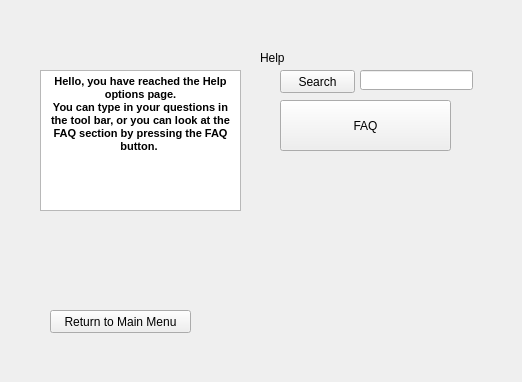
<?xml version="1.0" encoding="UTF-8"?>
<ui version="4.0">
 <class>HelpWindow</class>
 <widget class="QWidget" name="HelpWindow">
  <property name="geometry">
   <rect>
    <x>0</x>
    <y>0</y>
    <width>522</width>
    <height>382</height>
   </rect>
  </property>
  <property name="windowTitle">
   <string>Form</string>
  </property>
  <widget class="QStackedWidget" name="helpStackedWidget">
   <property name="geometry">
    <rect>
     <x>30</x>
     <y>30</y>
     <width>471</width>
     <height>321</height>
    </rect>
   </property>
   <property name="currentIndex">
    <number>0</number>
   </property>
   <widget class="QWidget" name="helpMainMenu">
    <widget class="QPushButton" name="pushButton">
     <property name="geometry">
      <rect>
       <x>20</x>
       <y>280</y>
       <width>141</width>
       <height>23</height>
      </rect>
     </property>
     <property name="text">
      <string>Return to Main Menu</string>
     </property>
    </widget>
    <widget class="QLabel" name="label">
     <property name="geometry">
      <rect>
       <x>230</x>
       <y>20</y>
       <width>81</width>
       <height>16</height>
      </rect>
     </property>
     <property name="text">
      <string>Help</string>
     </property>
    </widget>
    <widget class="QLineEdit" name="lineEdit">
     <property name="geometry">
      <rect>
       <x>330</x>
       <y>40</y>
       <width>113</width>
       <height>20</height>
      </rect>
     </property>
    </widget>
    <widget class="QPushButton" name="pushButton_2">
     <property name="geometry">
      <rect>
       <x>250</x>
       <y>40</y>
       <width>75</width>
       <height>23</height>
      </rect>
     </property>
     <property name="text">
      <string>Search</string>
     </property>
    </widget>
    <widget class="QPushButton" name="pushButton_3">
     <property name="geometry">
      <rect>
       <x>250</x>
       <y>70</y>
       <width>171</width>
       <height>51</height>
      </rect>
     </property>
     <property name="text">
      <string>FAQ</string>
     </property>
    </widget>
    <widget class="QTextBrowser" name="textBrowser">
     <property name="geometry">
      <rect>
       <x>10</x>
       <y>40</y>
       <width>201</width>
       <height>141</height>
      </rect>
     </property>
     <property name="autoFillBackground">
      <bool>true</bool>
     </property>
     <property name="html">
      <string>&lt;!DOCTYPE HTML PUBLIC &quot;-//W3C//DTD HTML 4.0//EN&quot; &quot;http://www.w3.org/TR/REC-html40/strict.dtd&quot;&gt;
&lt;html&gt;&lt;head&gt;&lt;meta name=&quot;qrichtext&quot; content=&quot;1&quot; /&gt;&lt;style type=&quot;text/css&quot;&gt;
p, li { white-space: pre-wrap; }
&lt;/style&gt;&lt;/head&gt;&lt;body style=&quot; font-family:'MS Shell Dlg 2'; font-size:8.25pt; font-weight:400; font-style:normal;&quot;&gt;
&lt;p align=&quot;center&quot; style=&quot; margin-top:0px; margin-bottom:0px; margin-left:0px; margin-right:0px; -qt-block-indent:0; text-indent:0px;&quot;&gt;&lt;span style=&quot; font-size:8pt; font-weight:600;&quot;&gt;Hello, you have reached the Help options page.&lt;/span&gt;&lt;/p&gt;
&lt;p align=&quot;center&quot; style=&quot; margin-top:0px; margin-bottom:0px; margin-left:0px; margin-right:0px; -qt-block-indent:0; text-indent:0px;&quot;&gt;&lt;span style=&quot; font-size:8pt; font-weight:600;&quot;&gt;You can type in your questions in the tool bar, or you can look at the FAQ section by pressing the FAQ button. &lt;/span&gt;&lt;/p&gt;&lt;/body&gt;&lt;/html&gt;</string>
     </property>
    </widget>
   </widget>
   <widget class="QWidget" name="page_2"/>
  </widget>
 </widget>
 <resources/>
 <connections/>
</ui>
